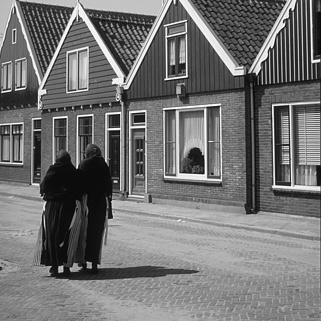
%> input picture Lab_02/i235.png, 321 x 321 px
$ octave Lab2_img1.m   (GNU Octave 9; MATLAB toolbox functions it lacks are replaced by stand-ins)
%> lines starting %> are read from the running program, lines starting %| are printed output that depends on the picture
### Lab_02/gaussianNoise.m
%% Aurora Bertino S4399133
%% Chiara Saporetti S4798994
%% gaussianNoise: adds gaussian noise to the input image
    % input: Img: original image
    %        stdDev: standard deviation of the gaussian function
    % output: transfImg: noisy image
    %         hist: histogram of the gaussian function

function [transfImg,hist] = gaussianNoise(Img,stdDev)

    % Adds gaussian noise
    % X = randn(n) returns an n-by-n matrix of normally distributed
    % random numbers
    transfImg=Img+stdDev*randn(size(Img));

    % Histogram of gaussian function
    hist=randn(1,100000);

end

### Lab_02/movingAverageFilter.m
%% Aurora Bertino S4399133
%% Chiara Saporetti S4798994
%% linearFilters: applies the moving average filter to the input image
    % input: Img: original image
    %        kSize: size of the kernel
    % output: transfImg1: image filtered with K1
    %         K1: first filter
    %         transfImg2: image filtered with K2
    %         K2: second filter
    %         transfImg3: image filtered with K3
    %         K3: third filter
    %         detail: middles step in the third filtering

function [transfImg,K] = movingAverageFilter(Img,kSize)

    % Adds a border to the image
    % B = padarray(A,padsize,padval) pads array A where padval specifies
    % a constant value to use for padded elements or a method to replicate
    % array elements.
    paddedImg = padarray(Img,[kSize kSize],1);

    % Applies the filter to the padded image
    K=ones(kSize)/((kSize)^2);
    tempTransfImg=conv2(paddedImg,K,'same');

    % Cuts again the image
    transfImg=tempTransfImg((kSize:end-kSize),(kSize:end-kSize));

end

### Lab_02/gaussFilter.m
%% Aurora Bertino S4399133
%% Chiara Saporetti S4798994
%% gaussFilter: applies the gaussian law-pass filter to the input image
    % input: Img: original image
    %        sigma: standard deviation of the Gaussian function
    % output: transfImg: filtered image
    %         h: gaussian filter

function [transfImg, h] = gaussFilter(Img, kSize)

    % Given kSize, we set sigma equal to the filter size / 6, since, from
    % theory: filter's half width = 3 sigma
    sigma=kSize/6;

    % H = fspecial('gaussian',HSIZE,SIGMA) returns a rotationally
    % symmetric Gaussian lowpass filter  of size HSIZE with standard
    % deviation SIGMA (positive)
    h = fspecial('gaussian', kSize, sigma);

    % Applies the gaussian filter to the image
    transfImg = imfilter(Img, h);

end

### Lab_02/medFilter.m
%% Aurora Bertino S4399133
%% Chiara Saporetti S4798994
%% medFilter: applies the median filter to the input image
    % input: Img: original image
    %        kSize: size of the kernel
    % output: transfImg: filtered image

function [transfImg]=medFilter(Img, kSize)

    % Applies the median filter to the image
    % J = medfilt2(I,[m n]) performs median filtering, where each output
    % pixel contains the median value in the m-by-n neighborhood around
    % the corresponding pixel in the input image.
    transfImg=medfilt2(Img,[kSize,kSize]);

end

### Lab_02/linearFilters.m
%% Aurora Bertino S4399133
%% Chiara Saporetti S4798994
%% linearFilters: applies three different filters to the input image.
    % The filters: 1) Impulse f; 2) Shifted impulse f; 3) Sharpening f;
    % input: Img: original image
    %        kSize: size of the kernel
    % output: transfImg1: image filtered with K1
    %         K1: first filter
    %         transfImg2: image filtered with K2
    %         K2: second filter
    %         transfImg3ver1: image filtered with K3, first version from
    %                         slide 45
    %         transfImg3ver2: image filtered with K3, second version from
    %                         slide 44
    %         K3: third filter

function [transfImg1, K1, transfImg2, K2, transfImg3ver1, transfImg3ver2, K3] = linearFilters(Img,kSize)

    % Creates the filter kernel
    K=zeros(kSize);
    % Finds the middle of the kernel matrix
    middleIndex = ceil(kSize/2);

    %% Impulse filter

    % Creates matrix
    K1=K;
    K1(middleIndex, middleIndex)=1;

    % Applies filter
    % C = conv2(A,B,shape) returns a subsection of the convolution according
    % to shape. C = conv2(A,B,'same') returns the central part
    % of the convolution, which is the same size as A.
    transfImg1 = conv2(Img, K1, 'same');

    %% Shifted impulse filter

    % Creates matrix
    K2=K;
    K2(middleIndex, kSize)=1;

    % Applies filter
    transfImg2 = conv2(Img, K2, 'same');

    %% Sharpening

    % Creates matrix
    K3=K;
    K3(middleIndex, middleIndex)=2;
    K3 = K3 - ones(kSize)/(kSize^2);

    % Applies filter K3, version 2
    transfImg3ver1 = conv2(Img, K3, 'same'); % from slide 44

    % Applies filter K3 with a=0.1, version 1
    transfImg3ver2 = Img + 0.1*(Img - conv2(Img, K3, 'same')); % from slide 45

end

### Lab_02/SPNoise.m
%% Aurora Bertino S4399133
%% Chiara Saporetti S4798994
%% SPNoise: adds salt and pepper noise to the input image
    % input: Img: original image
    %        density: density of the salt and pepper noise
    % output: transfImg: noisy image

function [transfImg] = SPNoise(Img,density)

    % Salt and pepper noise
    Img=double(Img);
    [rr,cc]=size(Img);
    maxv=max(max(Img)); % max intensity value of the img
    % R = sprand(m,n,density) is a random, m-by-n, sparse matrix with
    % approximately density*m*n uniformly distributed nonzero entries
    % (0 <= density <= 1).
    indices=full(sprand(rr,cc,density));

    % Sets mask1 and mask2
    mask1=indices>0 & indices<0.5;
    mask2=indices>=0.5;

    % Applies the masks
    transfImg= Img.*(~mask1) ;
    transfImg=transfImg.*(~mask2)+maxv*mask2;

end

### Lab_02/Lab2_img1.m
%% Aurora Bertino S4399133
%% Chiara Saporetti S4798994
clear all
close all
clc

%% Read image 1
Img = imread('i235.png','png');
%> Img is the input picture: size 321x321 uint8; min 3, max 251, mean 114.8

%% Data
stdDev=20;
SPDensity=0.2;
kSize1=3;
kSize2=7;
sigma=5;
pixels=101;

%% Plot original image
figure, imshow(Img), title('Original picture')
figure, imhist(uint8(Img), 256), title('Original image histogram'), xlabel('Gray scale'), ylabel('Number of pixels')

Img=double(Img); % set image to double
%> Img: size 321x321 double


%%%%%%%%%%%%%%%%%%% Gaussian noise filtering %%%%%%%%%%%%%%%%%%%
%% Gaussian noise
[noisyImg,hist]=gaussianNoise(Img,stdDev);

% Plot image and histogram
figure, imagesc(noisyImg), colormap gray, title('Gaussian noise')
figure,imhist(uint8(noisyImg),256),title('Gaussian noise image histogram'),xlabel('Gray scale'), ylabel('Number of pixels')
figure,histogram(hist),title('Gaussian noise')


%% Moving average filter, K=3
[AverageImg1,ha1] = movingAverageFilter(noisyImg,kSize1);
%> ha1 = [0.111 0.111 0.111; 0.111 0.111 0.111; 0.111 0.111 0.111]

% Plot image and histogram
figure,imagesc(AverageImg1),colormap gray,title('Moving average filter, K1')
figure,imhist(uint8(AverageImg1),256),title('Moving average filter histogram, K1'),xlabel('Gray scale'), ylabel('Number of pixels')
figure,surf(ha1),title('Moving average filter surface, K1')
figure,imagesc(ha1),title('Moving average filter image, K1')

%% Moving average filter, K=7
[AverageImg2,ha2] = movingAverageFilter(noisyImg,kSize2);
%> ha2 = [0.0204 0.0204 0.0204 0.0204 0.0204 0.0204 0.0204; 0.0204 0.0204 0.0204 0.0204 0.0204 0.0204 0.0204; 0.0204 0.0204 0.0204 0.0204 0.0204 0.0204 0.0204; 0.0204 0.0204 0.0204 0.0204 0.0204 0.0204 0.0204; 0.0204 0.0204 0.0204 0.0204 0.0204 0.0204 0.0204; 0.0204 0.0204 0.0204 0.0204 0.0204 0.0204 0.0204; 0.0204 0.0204 0.0204 0.0204 0.0204 0.0204 0.0204]

% Plot image and histogram
figure,imagesc(AverageImg2),colormap gray,title('Moving average filter, K2 ')
figure,imhist(uint8(AverageImg2),256),title('Moving average filter histogram, K2'),xlabel('Gray scale'), ylabel('Number of pixels')
figure,surf(ha2),title('Moving average filter surface, K2')
%> after `title('Moving average filter surface, K2')`:
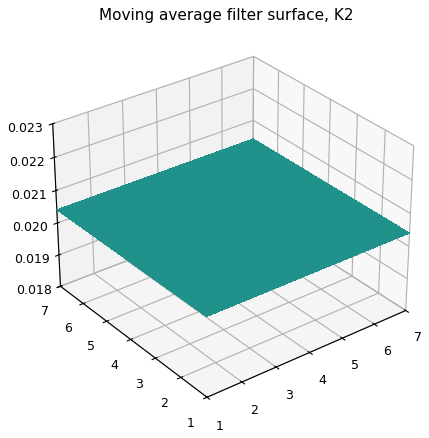
%> figure redrawn from the program's plot data
figure,imagesc(ha2),title('Moving average filter image, K2')

%% Gaussian filter, K=3
[gaussImg1,hg1]=gaussFilter(noisyImg, kSize1);
%> hg1 = [0.0113 0.0838 0.0113; 0.0838 0.619 0.0838; 0.0113 0.0838 0.0113]

% Plot image and histogram
figure,imagesc(gaussImg1),colormap gray,title('Gaussian filter, sigma1')
figure,imhist(uint8(gaussImg1),256),title('Gaussian filter histogram, sigma1'),xlabel('Gray scale'), ylabel('Number of pixels')
figure,surf(hg1),title('Gaussian filter surface, sigma1')
figure,imagesc(hg1),title('Gaussian filter image, sigma1')

%% Gaussian filter, K=7
[gaussImg2,hg2]=gaussFilter(noisyImg, kSize2);
%> call 2 of gaussFilter, with kSize = 7
%> in gaussFilter (call 2), `transfImg = imfilter(Img, h);`:
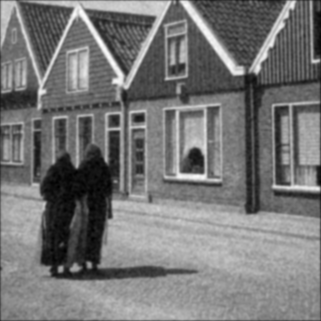
%> transfImg: size 321x321 double; min -3.16, max 247.3, mean 114; drawn with min black and max white
%> hg2 = [0.000158 0.00099 0.00298 0.0043 0.00298 0.00099 0.000158; 0.00099 0.00621 0.0187 0.027 0.0187 0.00621 0.00099; 0.00298 0.0187 0.0563 0.0813 0.0563 0.0187 0.00298; 0.0043 0.027 0.0813 0.117 0.0813 0.027 0.0043; 0.00298 0.0187 0.0563 0.0813 0.0563 0.0187 0.00298; 0.00099 0.00621 0.0187 0.027 0.0187 0.00621 0.00099; 0.000158 0.00099 0.00298 0.0043 0.00298 0.00099 0.000158]

% Plot image and histogram
figure,imagesc(gaussImg2),colormap gray,title('Gaussian filter, sigma1')
figure,imhist(uint8(gaussImg2),256),title('Gaussian filter histogram, sigma2'),xlabel('Gray scale'), ylabel('Number of pixels')
figure,surf(hg2),title('Gaussian filter surface, sigma2')
figure,imagesc(hg2),title('Gaussian filter image, sigma2')


%% Median filter, K=3
nonLinImg1=medFilter(noisyImg, kSize1);

% Plot image and histogram
figure,imagesc(nonLinImg1),colormap gray,title('Median filter, K1')
figure,imhist(uint8(nonLinImg1),256),title('Median filter histogram, K1'),xlabel('Gray scale'), ylabel('Number of pixels')

%% Median filter, K=7
nonLinImg2=medFilter(noisyImg, kSize2);

% Plot image and histogram
figure,imagesc(nonLinImg2),colormap gray,title('Median filter, K2')
figure,imhist(uint8(nonLinImg2),256),title('Median filter histogram, K2'),xlabel('Gray scale'), ylabel('Number of pixels')


%% Linear filters, K=7
[transfImg1, K1, transfImg2, K2, transfImg3, transfTemp3ver2, K3] = linearFilters(noisyImg,kSize2);
%> in linearFilters, `transfImg3ver1 = conv2(Img, K3, 'same');`:
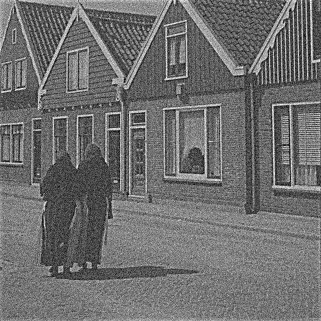
%> transfImg3ver1: size 321x321 double; min -174.7, max 492.7, mean 116; drawn with min black and max white
%> K1 = [0 0 0 0 0 0 0; 0 0 0 0 0 0 0; 0 0 0 0 0 0 0; 0 0 0 1 0 0 0; 0 0 0 0 0 0 0; 0 0 0 0 0 0 0; 0 0 0 0 0 0 0]; K2 = [0 0 0 0 0 0 0; 0 0 0 0 0 0 0; 0 0 0 0 0 0 0; 0 0 0 0 0 0 1; 0 0 0 0 0 0 0; 0 0 0 0 0 0 0; 0 0 0 0 0 0 0]; K3 = [-0.0204 -0.0204 -0.0204 -0.0204 -0.0204 -0.0204 -0.0204; -0.0204 -0.0204 -0.0204 -0.0204 -0.0204 -0.0204 -0.0204; -0.0204 -0.0204 -0.0204 -0.0204 -0.0204 -0.0204 -0.0204; -0.0204 -0.0204 -0.0204 1.98 -0.0204 -0.0204 -0.0204; -0.0204 -0.0204 -0.0204 -0.0204 -0.0204 -0.0204 -0.0204; -0.0204 -0.0204 -0.0204 -0.0204 -0.0204 -0.0204 -0.0204; -0.0204 -0.0204 -0.0204 -0.0204 -0.0204 -0.0204 -0.0204]
figure,imagesc(transfImg1),colormap gray,title('Impulse filter')
figure,surf(K1),title('Filter 1')

figure,imagesc(transfImg2),colormap gray,title('Shifted impulse filter')
figure,surf(K2),title('Filter 2')

figure,imagesc(transfImg3),colormap gray,title('Sharpening filter from slide 45')
figure,imagesc(transfTemp3ver2),colormap gray,title('Sharpening filter from slide 44')
figure,surf(K3),title('Filter 3')


%%%%%%%%%%%%%%%%%%% Salt and pepper noise filtering %%%%%%%%%%%%%%%%%%%
%% Add salt and pepper noise
[noisyImg]=SPNoise(Img,SPDensity);
%> in SPNoise, `maxv=max(max(Img));`: maxv = 251
figure,imagesc(noisyImg), colormap gray, title('Salt and pepper noise')
figure, imhist(noisyImg, 256), title('SP image histogram'), xlabel('Gray scale'), ylabel('Number of pixels')

%% Moving average filter, K=3
[AverageImg1,ha1] = movingAverageFilter(noisyImg,kSize1);

% Plot image and histogram
figure,imagesc(AverageImg1),colormap gray,title('Moving average filter, K1')
figure,imhist(uint8(AverageImg1),256),title('Moving average filter histogram, K1'),xlabel('Gray scale'), ylabel('Number of pixels')
figure,surf(ha1),title('Moving average filter surface, K1')
figure,imagesc(ha1),title('Moving average filter image, K1')

%% Moving average filter, K=7
[AverageImg2,ha2] = movingAverageFilter(noisyImg,kSize2);
%> call 4 of movingAverageFilter, with kSize = 7
%> in movingAverageFilter (call 4), `paddedImg = padarray(Img,[kSize kSize],1);`:
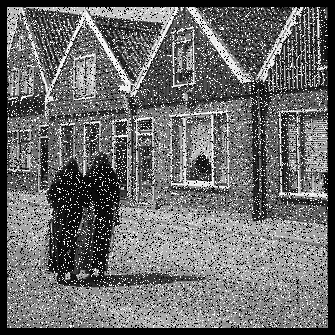
%> paddedImg: size 335x335 double; min 0, max 251, mean 107.4

% Plot image and histogram
figure,imagesc(AverageImg2),colormap gray,title('Moving average filter, K2 ')
figure,imhist(uint8(AverageImg2),256),title('Moving average filter histogram, K2'),xlabel('Gray scale'), ylabel('Number of pixels')
figure,surf(ha2),title('Moving average filter surface, K2')
figure,imagesc(ha2),title('Moving average filter image, K2')

%% Gaussian filter, K=3
[gaussImg1,hg1]=gaussFilter(noisyImg, kSize1);

% Plot image and histogram
figure,imagesc(gaussImg1),colormap gray,title('Gaussian filter, sigma1')
figure,imhist(uint8(gaussImg1),256),title('Gaussian filter histogram, sigma1'),xlabel('Gray scale'), ylabel('Number of pixels')
figure,surf(hg1),title('Gaussian filter surface, sigma1')
figure,imagesc(hg1),title('Gaussian filter image, sigma1')

%% Gaussian filter, K=7
[gaussImg2,hg2]=gaussFilter(noisyImg, kSize2);

% Plot image and histogram
figure,imagesc(gaussImg2),colormap gray,title('Gaussian filter, sigma1')
figure,imhist(uint8(gaussImg2),256),title('Gaussian filter histogram, sigma2'),xlabel('Gray scale'), ylabel('Number of pixels')
figure,surf(hg2),title('Gaussian filter surface, sigma2')
figure,imagesc(hg2),title('Gaussian filter image, sigma2')


%% Median filter, K=3
nonLinImg1=medFilter(noisyImg, kSize1);

% Plot image and histogram
figure,imagesc(nonLinImg1),colormap gray,title('Median filter, K1')
figure,imhist(uint8(nonLinImg1),256),title('Median filter histogram, K1'),xlabel('Gray scale'), ylabel('Number of pixels')

%% Median filter, K=7
nonLinImg2=medFilter(noisyImg, kSize2);

% Plot image and histogram
figure,imagesc(nonLinImg2),colormap gray,title('Median filter, K2')
figure,imhist(uint8(nonLinImg2),256),title('Median filter histogram, K2'),xlabel('Gray scale'), ylabel('Number of pixels')


%% Linear filters, K=7
[transfImg1, K1, transfImg2, K2, transfImg3, transfTemp3ver2, K3] = linearFilters(noisyImg,kSize2);
%> call 2 of linearFilters, with kSize = 7
%> in linearFilters (call 2), `transfImg2 = conv2(Img, K2, 'same');`:
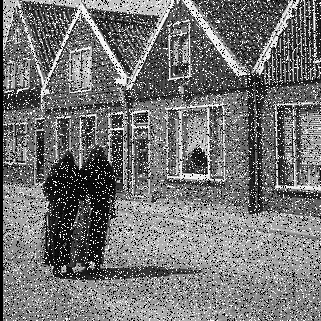
%> transfImg2: size 321x321 double; min 0, max 251, mean 115.9
figure,imagesc(transfImg1),colormap gray,title('Impulse filter')
figure,surf(K1),title('Filter 1')

figure,imagesc(transfImg2),colormap gray,title('Shifted impulse filter')
figure,surf(K2),title('Filter 2')

figure,imagesc(transfImg3),colormap gray,title('Sharpening filter from slide 45')
figure,imagesc(transfTemp3ver2),colormap gray,title('Sharpening filter from slide 44')
figure,surf(K3),title('Filter 3')


%%%%%%%%%%%%%%%%%%% FFT transformation %%%%%%%%%%%%%%%%%%%
%% FFT magnitude

IMG=fft2(Img);         %fft of image
MOD=abs(IMG);           %module
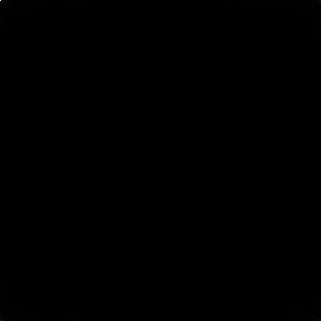
%> MOD: size 321x321 double; min 17.7, max 11824427, mean 7352.4; drawn with min black and max white
PHI=angle(IMG);         %phase
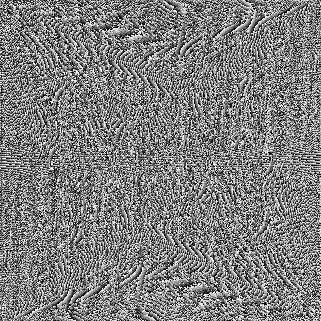
%> PHI: size 321x321 double; min -3.14, max 3.14, mean 5.52e-19; drawn with min black and max white

figure,imagesc(log(fftshift(MOD))), colormap gray,xlabel('wx'),ylabel('wy'),axis square %ffshift porta la freq 0 al centro

%% Magnitude of Gaussian low-pass filter

% Create gaussian filter and transform it in frequency space
FG = fspecial('gaussian', pixels, sigma);
FFG = fftshift(fft2(FG));

% Plot fft image
figure,imagesc(abs(FFG)),colormap gray,title(['Gauss FFT with ', num2str(pixels),'x', num2str(pixels), ' pixels and sigma=', num2str(sigma)])
figure,mesh(abs(FFG)),title(['Gauss FFT with ', num2str(pixels),'x', num2str(pixels), ' pixels and sigma=', num2str(sigma)])

%% Magnitude of sharpening filter

% Create sharpening filter and transform it in frequency space
tempImg=zeros(pixels);
[transfImg1, K1, transfImg2, K2, transfImg3ver1, transfImg3ver2, K3]  = linearFilters(tempImg,kSize2);
c=zeros(101);
c((47:53),(47:53))=K3;
FFS = fftshift(fft2(c));

% Plot fft image
figure,imagesc(abs(FFS)),colormap gray,title(['Sharpening FFT with', num2str(pixels),'x', num2str(pixels), ' pixels and spacial support=', num2str(sigma)])
figure,mesh(abs(FFS)),title(['Sharpening FFT with ', num2str(pixels),'x', num2str(pixels), ' pixels and spacial support=', num2str(sigma)])
